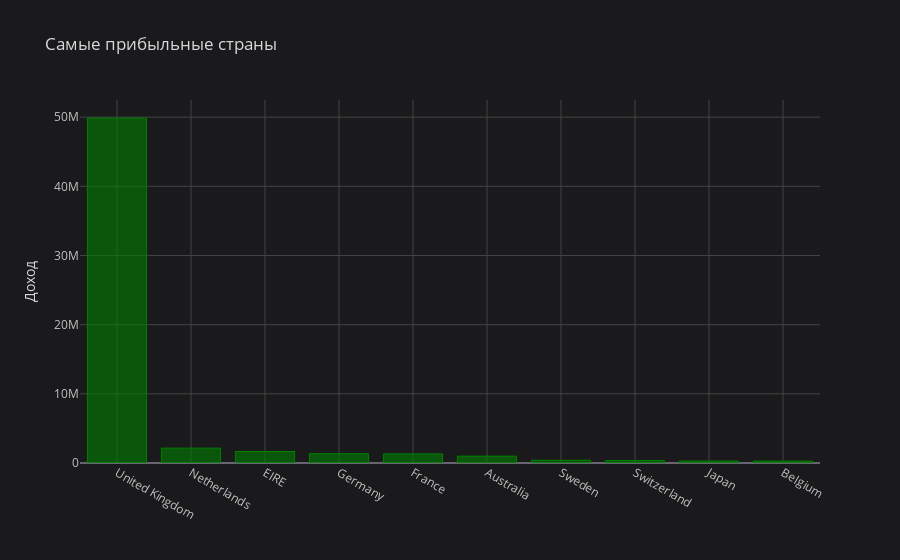
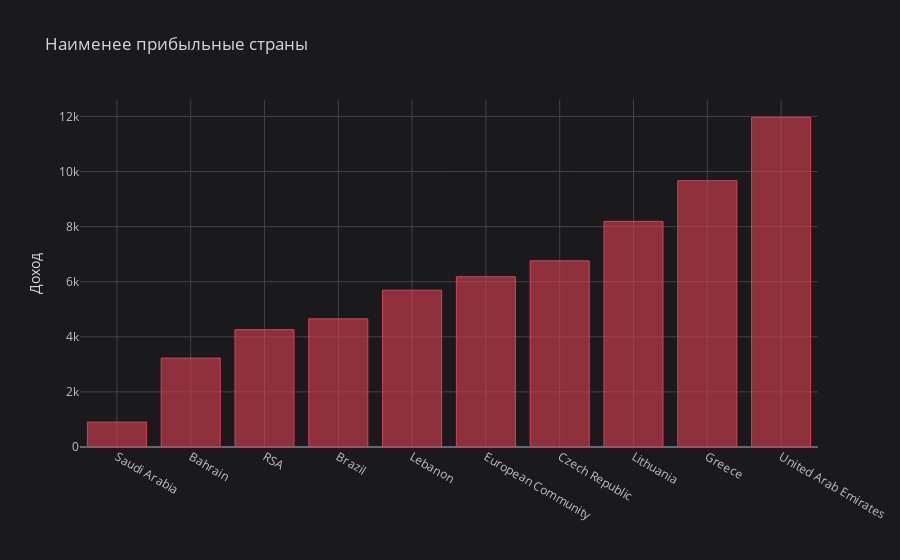

Notebook code for these charts, in order:
### Code cell
most_profitable_countries.iplot(kind = 'bar', x = 'Country', y = 'Total', title = 'Самые прибыльные страны', yTitle = 'Доход', colors = 'Green')
least_profitable_countries.iplot(kind = 'bar', x = 'Country', y = 'Total', title = 'Наименее прибыльные страны', yTitle = 'Доход', colors = 'Red')

### Figure 1 — Plotly figure (JSON) as saved in the notebook; plotly's stock layout.template omitted (floating-point values rounded to 4 significant figures)
{"data": [{"marker": {"color": "rgba(0, 128, 0, 0.6)", "line": {"color": "rgba(0, 128, 0, 1.0)", "width": 1}}, "name": "Total", "orientation": "v", "text": "", "type": "bar", "x": ["United Kingdom", "Netherlands", "EIRE", "Germany", "France", "Australia", "Sweden", "Switzerland", "Japan", "Belgium"], "y": [49860000.0, 2148000.0, 1659000.0, 1349000.0, 1316000.0, 988600.0, 396000.0, 358100.0, 283300.0, 271300.0]}], "layout": {"legend": {"bgcolor": "#1A1A1C", "font": {"color": "#D9D9D9"}}, "paper_bgcolor": "#1A1A1C", "plot_bgcolor": "#1A1A1C", "title": {"font": {"color": "#D9D9D9"}, "text": "Самые прибыльные страны"}, "xaxis": {"gridcolor": "#434343", "showgrid": true, "tickfont": {"color": "#C2C2C2"}, "title": {"font": {"color": "#D9D9D9"}, "text": ""}, "zerolinecolor": "#666570"}, "yaxis": {"gridcolor": "#434343", "showgrid": true, "tickfont": {"color": "#C2C2C2"}, "title": {"font": {"color": "#D9D9D9"}, "text": "Доход"}, "zerolinecolor": "#666570"}}}

### Figure 2 — Plotly figure (JSON) as saved in the notebook; plotly's stock layout.template omitted (floating-point values rounded to 4 significant figures)
{"data": [{"marker": {"color": "rgba(219, 64, 82, 0.6)", "line": {"color": "rgba(219, 64, 82, 1.0)", "width": 1}}, "name": "Total", "orientation": "v", "text": "", "type": "bar", "x": ["Saudi Arabia", "Bahrain", "RSA", "Brazil", "Lebanon", "European Community", "Czech Republic", "Lithuania", "Greece", "United Arab Emirates"], "y": [903.1, 3227.0, 4260.0, 4652.0, 5692.0, 6181.0, 6757.0, 8188.0, 9667.0, 11970.0]}], "layout": {"legend": {"bgcolor": "#1A1A1C", "font": {"color": "#D9D9D9"}}, "paper_bgcolor": "#1A1A1C", "plot_bgcolor": "#1A1A1C", "title": {"font": {"color": "#D9D9D9"}, "text": "Наименее прибыльные страны"}, "xaxis": {"gridcolor": "#434343", "showgrid": true, "tickfont": {"color": "#C2C2C2"}, "title": {"font": {"color": "#D9D9D9"}, "text": ""}, "zerolinecolor": "#666570"}, "yaxis": {"gridcolor": "#434343", "showgrid": true, "tickfont": {"color": "#C2C2C2"}, "title": {"font": {"color": "#D9D9D9"}, "text": "Доход"}, "zerolinecolor": "#666570"}}}
